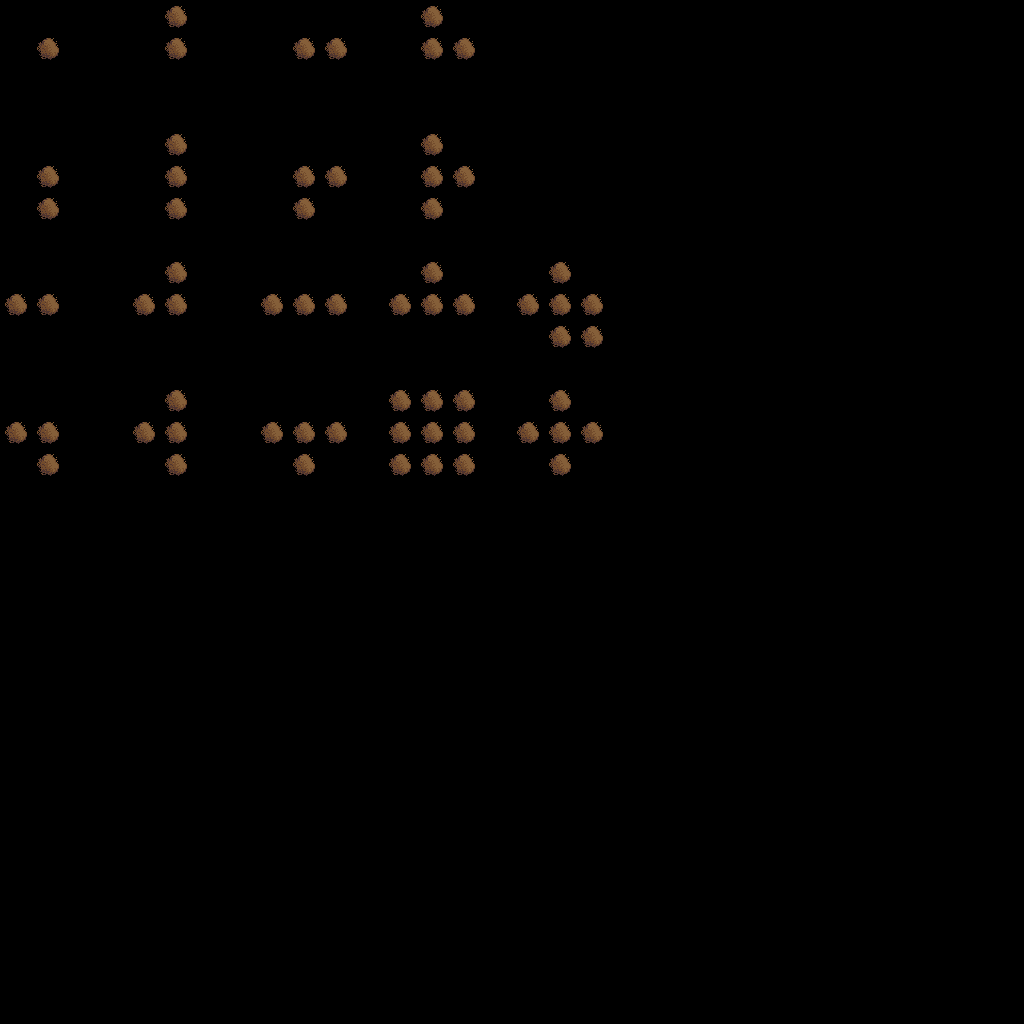

A level layout from a 2D game, rendered from its tile map. Below: a short description, then the map file with its tile-grid data intact:
An orthogonal 32x32 tile map with 32x32 px tiles, 1 tile layer (input_Tilling), 2 hidden layers not drawn.

<map version="1.10" tiledversion="1.12.1" orientation="orthogonal" renderorder="right-down" width="32" height="32" tilewidth="32" tileheight="32" infinite="0" nextlayerid="5" nextobjectid="1">
 <tileset firstgid="1" source="Tilled.tsx" />
 <layer id="1" name="input_Tilling" width="32" height="32">
  <data encoding="csv">
0,0,0,0,0,1,0,0,0,0,0,0,0,1,0,0,0,0,0,0,0,0,0,0,0,0,0,0,0,0,0,0,
0,1,0,0,0,1,0,0,0,1,1,0,0,1,1,0,0,0,0,0,0,0,0,0,0,0,0,0,0,0,0,0,
0,0,0,0,0,0,0,0,0,0,0,0,0,0,0,0,0,0,0,0,0,0,0,0,0,0,0,0,0,0,0,0,
0,0,0,0,0,0,0,0,0,0,0,0,0,0,0,0,0,0,0,0,0,0,0,0,0,0,0,0,0,0,0,0,
0,0,0,0,0,1,0,0,0,0,0,0,0,1,0,0,0,0,0,0,0,0,0,0,0,0,0,0,0,0,0,0,
0,1,0,0,0,1,0,0,0,1,1,0,0,1,1,0,0,0,0,0,0,0,0,0,0,0,0,0,0,0,0,0,
0,1,0,0,0,1,0,0,0,1,0,0,0,1,0,0,0,0,0,0,0,0,0,0,0,0,0,0,0,0,0,0,
0,0,0,0,0,0,0,0,0,0,0,0,0,0,0,0,0,0,0,0,0,0,0,0,0,0,0,0,0,0,0,0,
0,0,0,0,0,1,0,0,0,0,0,0,0,1,0,0,0,1,0,0,0,0,0,0,0,0,0,0,0,0,0,0,
1,1,0,0,1,1,0,0,1,1,1,0,1,1,1,0,1,1,1,0,0,0,0,0,0,0,0,0,0,0,0,0,
0,0,0,0,0,0,0,0,0,0,0,0,0,0,0,0,0,1,1,0,0,0,0,0,0,0,0,0,0,0,0,0,
0,0,0,0,0,0,0,0,0,0,0,0,0,0,0,0,0,0,0,0,0,0,0,0,0,0,0,0,0,0,0,0,
0,0,0,0,0,1,0,0,0,0,0,0,1,1,1,0,0,1,0,0,0,0,0,0,0,0,0,0,0,0,0,0,
1,1,0,0,1,1,0,0,1,1,1,0,1,1,1,0,1,1,1,0,0,0,0,0,0,0,0,0,0,0,0,0,
0,1,0,0,0,1,0,0,0,1,0,0,1,1,1,0,0,1,0,0,0,0,0,0,0,0,0,0,0,0,0,0,
0,0,0,0,0,0,0,0,0,0,0,0,0,0,0,0,0,0,0,0,0,0,0,0,0,0,0,0,0,0,0,0,
0,0,0,0,0,0,0,0,0,0,0,0,0,0,0,0,0,0,0,0,0,0,0,0,0,0,0,0,0,0,0,0,
0,0,0,0,0,0,0,0,0,0,0,0,0,0,0,0,0,0,0,0,0,0,0,0,0,0,0,0,0,0,0,0,
0,0,0,0,0,0,0,0,0,0,0,0,0,0,0,0,0,0,0,0,0,0,0,0,0,0,0,0,0,0,0,0,
0,0,0,0,0,0,0,0,0,0,0,0,0,0,0,0,0,0,0,0,0,0,0,0,0,0,0,0,0,0,0,0,
0,0,0,0,0,0,0,0,0,0,0,0,0,0,0,0,0,0,0,0,0,0,0,0,0,0,0,0,0,0,0,0,
0,0,0,0,0,0,0,0,0,0,0,0,0,0,0,0,0,0,0,0,0,0,0,0,0,0,0,0,0,0,0,0,
0,0,0,0,0,0,0,0,0,0,0,0,0,0,0,0,0,0,0,0,0,0,0,0,0,0,0,0,0,0,0,0,
0,0,0,0,0,0,0,0,0,0,0,0,0,0,0,0,0,0,0,0,0,0,0,0,0,0,0,0,0,0,0,0,
0,0,0,0,0,0,0,0,0,0,0,0,0,0,0,0,0,0,0,0,0,0,0,0,0,0,0,0,0,0,0,0,
0,0,0,0,0,0,0,0,0,0,0,0,0,0,0,0,0,0,0,0,0,0,0,0,0,0,0,0,0,0,0,0,
0,0,0,0,0,0,0,0,0,0,0,0,0,0,0,0,0,0,0,0,0,0,0,0,0,0,0,0,0,0,0,0,
0,0,0,0,0,0,0,0,0,0,0,0,0,0,0,0,0,0,0,0,0,0,0,0,0,0,0,0,0,0,0,0,
0,0,0,0,0,0,0,0,0,0,0,0,0,0,0,0,0,0,0,0,0,0,0,0,0,0,0,0,0,0,0,0,
0,0,0,0,0,0,0,0,0,0,0,0,0,0,0,0,0,0,0,0,0,0,0,0,0,0,0,0,0,0,0,0,
0,0,0,0,0,0,0,0,0,0,0,0,0,0,0,0,0,0,0,0,0,0,0,0,0,0,0,0,0,0,0,0,
0,0,0,0,0,0,0,0,0,0,0,0,0,0,0,0,0,0,0,0,0,0,0,0,0,0,0,0,0,0,0,0
</data>
 </layer>
 <layer id="3" name="output_Tilling" width="32" height="32" visible="0">
  <data encoding="csv">
0,0,0,0,0,0,0,0,0,0,0,0,0,0,0,0,0,0,0,0,0,0,0,0,0,0,0,0,0,0,0,0,
0,1,0,0,0,31,0,0,0,2,0,0,0,35,0,0,0,0,0,0,0,0,0,0,0,0,0,0,0,0,0,0,
0,0,0,0,0,0,0,0,0,0,0,0,0,0,0,0,0,0,0,0,0,0,0,0,0,0,0,0,0,0,0,0,
0,0,0,0,0,0,0,0,0,0,0,0,0,0,0,0,0,0,0,0,0,0,0,0,0,0,0,0,0,0,0,0,
0,0,0,0,0,0,0,0,0,0,0,0,0,0,0,0,0,0,0,0,0,0,0,0,0,0,0,0,0,0,0,0,
0,11,0,0,0,21,0,0,0,15,0,0,0,25,0,0,0,0,0,0,0,0,0,0,0,0,0,0,0,0,0,0,
0,0,0,0,0,0,0,0,0,0,0,0,0,0,0,0,0,0,0,0,0,0,0,0,0,0,0,0,0,0,0,0,
0,0,0,0,0,0,0,0,0,0,0,0,0,0,0,0,0,0,0,0,0,0,0,0,0,0,0,0,0,0,0,0,
0,0,0,0,0,0,0,0,0,0,0,0,0,0,0,0,0,0,0,0,0,0,0,0,0,0,0,0,0,0,0,0,
0,4,0,0,0,37,0,0,0,3,0,0,0,36,0,0,0,18,0,0,0,0,0,0,0,0,0,0,0,0,0,0,
0,0,0,0,0,0,0,0,0,0,0,0,0,0,0,0,0,0,0,0,0,0,0,0,0,0,0,0,0,0,0,0,
0,0,0,0,0,0,0,0,0,0,0,0,0,0,0,0,0,0,0,0,0,0,0,0,0,0,0,0,0,0,0,0,
0,0,0,0,0,0,0,0,0,0,0,0,0,0,0,0,0,0,0,0,0,0,0,0,0,0,0,0,0,0,0,0,
0,17,0,0,0,27,0,0,0,16,0,0,0,26,0,0,0,32,0,0,0,0,0,0,0,0,0,0,0,0,0,0,
0,0,0,0,0,0,0,0,0,0,0,0,0,0,0,0,0,0,0,0,0,0,0,0,0,0,0,0,0,0,0,0,
0,0,0,0,0,0,0,0,0,0,0,0,0,0,0,0,0,0,0,0,0,0,0,0,0,0,0,0,0,0,0,0,
0,0,0,0,0,0,0,0,0,0,0,0,0,0,0,0,0,0,0,0,0,0,0,0,0,0,0,0,0,0,0,0,
0,0,0,0,0,0,0,0,0,0,0,0,0,0,0,0,0,0,0,0,0,0,0,0,0,0,0,0,0,0,0,0,
0,0,0,0,0,0,0,0,0,0,0,0,0,0,0,0,0,0,0,0,0,0,0,0,0,0,0,0,0,0,0,0,
0,0,0,0,0,0,0,0,0,0,0,0,0,0,0,0,0,0,0,0,0,0,0,0,0,0,0,0,0,0,0,0,
0,0,0,0,0,0,0,0,0,0,0,0,0,0,0,0,0,0,0,0,0,0,0,0,0,0,0,0,0,0,0,0,
0,0,0,0,0,0,0,0,0,0,0,0,0,0,0,0,0,0,0,0,0,0,0,0,0,0,0,0,0,0,0,0,
0,0,0,0,0,0,0,0,0,0,0,0,0,0,0,0,0,0,0,0,0,0,0,0,0,0,0,0,0,0,0,0,
0,0,0,0,0,0,0,0,0,0,0,0,0,0,0,0,0,0,0,0,0,0,0,0,0,0,0,0,0,0,0,0,
0,0,0,0,0,0,0,0,0,0,0,0,0,0,0,0,0,0,0,0,0,0,0,0,0,0,0,0,0,0,0,0,
0,0,0,0,0,0,0,0,0,0,0,0,0,0,0,0,0,0,0,0,0,0,0,0,0,0,0,0,0,0,0,0,
0,0,0,0,0,0,0,0,0,0,0,0,0,0,0,0,0,0,0,0,0,0,0,0,0,0,0,0,0,0,0,0,
0,0,0,0,0,0,0,0,0,0,0,0,0,0,0,0,0,0,0,0,0,0,0,0,0,0,0,0,0,0,0,0,
0,0,0,0,0,0,0,0,0,0,0,0,0,0,0,0,0,0,0,0,0,0,0,0,0,0,0,0,0,0,0,0,
0,0,0,0,0,0,0,0,0,0,0,0,0,0,0,0,0,0,0,0,0,0,0,0,0,0,0,0,0,0,0,0,
0,0,0,0,0,0,0,0,0,0,0,0,0,0,0,0,0,0,0,0,0,0,0,0,0,0,0,0,0,0,0,0,
0,0,0,0,0,0,0,0,0,0,0,0,0,0,0,0,0,0,0,0,0,0,0,0,0,0,0,0,0,0,0,0
</data>
 </layer>
 <layer id="4" name="inputnot_Tilling" width="32" height="32" visible="0">
  <data encoding="csv">
0,1,0,0,0,0,0,0,0,1,0,0,0,0,0,0,0,0,0,0,0,0,0,0,0,0,0,0,0,0,0,0,
1,0,1,0,1,0,1,0,1,0,0,0,1,0,0,0,0,0,0,0,0,0,0,0,0,0,0,0,0,0,0,0,
0,1,0,0,0,1,0,0,0,1,0,0,0,1,0,0,0,0,0,0,0,0,0,0,0,0,0,0,0,0,0,0,
0,0,0,0,0,0,0,0,0,0,0,0,0,0,0,0,0,0,0,0,0,0,0,0,0,0,0,0,0,0,0,0,
0,1,0,0,0,0,0,0,0,1,0,0,0,0,0,0,0,0,0,0,0,0,0,0,0,0,0,0,0,0,0,0,
1,0,1,0,1,0,1,0,1,0,0,0,1,0,0,0,0,0,0,0,0,0,0,0,0,0,0,0,0,0,0,0,
0,0,0,0,0,0,0,0,0,0,0,0,0,0,0,0,0,0,0,0,0,0,0,0,0,0,0,0,0,0,0,0,
0,0,0,0,0,0,0,0,0,0,0,0,0,0,0,0,0,0,0,0,0,0,0,0,0,0,0,0,0,0,0,0,
0,1,0,0,0,0,0,0,0,1,0,0,0,0,0,0,1,0,1,0,0,0,0,0,0,0,0,0,0,0,0,0,
0,0,1,0,0,0,1,0,0,0,0,0,0,0,0,0,0,0,0,0,0,0,0,0,0,0,0,0,0,0,0,0,
0,1,0,0,0,1,0,0,0,1,0,0,0,1,0,0,1,0,0,0,0,0,0,0,0,0,0,0,0,0,0,0,
0,0,0,0,0,0,0,0,0,0,0,0,0,0,0,0,0,0,0,0,0,0,0,0,0,0,0,0,0,0,0,0,
0,1,0,0,0,0,0,0,0,1,0,0,0,0,0,0,1,0,1,0,0,0,0,0,0,0,0,0,0,0,0,0,
0,0,1,0,0,0,1,0,0,0,0,0,0,0,0,0,0,0,0,0,0,0,0,0,0,0,0,0,0,0,0,0,
0,0,0,0,0,0,0,0,0,0,0,0,0,0,0,0,1,0,1,0,0,0,0,0,0,0,0,0,0,0,0,0,
0,0,0,0,0,0,0,0,0,0,0,0,0,0,0,0,0,0,0,0,0,0,0,0,0,0,0,0,0,0,0,0,
0,0,0,0,0,0,0,0,0,0,0,0,0,0,0,0,0,0,0,0,0,0,0,0,0,0,0,0,0,0,0,0,
0,0,0,0,0,0,0,0,0,0,0,0,0,0,0,0,0,0,0,0,0,0,0,0,0,0,0,0,0,0,0,0,
0,0,0,0,0,0,0,0,0,0,0,0,0,0,0,0,0,0,0,0,0,0,0,0,0,0,0,0,0,0,0,0,
0,0,0,0,0,0,0,0,0,0,0,0,0,0,0,0,0,0,0,0,0,0,0,0,0,0,0,0,0,0,0,0,
0,0,0,0,0,0,0,0,0,0,0,0,0,0,0,0,0,0,0,0,0,0,0,0,0,0,0,0,0,0,0,0,
0,0,0,0,0,0,0,0,0,0,0,0,0,0,0,0,0,0,0,0,0,0,0,0,0,0,0,0,0,0,0,0,
0,0,0,0,0,0,0,0,0,0,0,0,0,0,0,0,0,0,0,0,0,0,0,0,0,0,0,0,0,0,0,0,
0,0,0,0,0,0,0,0,0,0,0,0,0,0,0,0,0,0,0,0,0,0,0,0,0,0,0,0,0,0,0,0,
0,0,0,0,0,0,0,0,0,0,0,0,0,0,0,0,0,0,0,0,0,0,0,0,0,0,0,0,0,0,0,0,
0,0,0,0,0,0,0,0,0,0,0,0,0,0,0,0,0,0,0,0,0,0,0,0,0,0,0,0,0,0,0,0,
0,0,0,0,0,0,0,0,0,0,0,0,0,0,0,0,0,0,0,0,0,0,0,0,0,0,0,0,0,0,0,0,
0,0,0,0,0,0,0,0,0,0,0,0,0,0,0,0,0,0,0,0,0,0,0,0,0,0,0,0,0,0,0,0,
0,0,0,0,0,0,0,0,0,0,0,0,0,0,0,0,0,0,0,0,0,0,0,0,0,0,0,0,0,0,0,0,
0,0,0,0,0,0,0,0,0,0,0,0,0,0,0,0,0,0,0,0,0,0,0,0,0,0,0,0,0,0,0,0,
0,0,0,0,0,0,0,0,0,0,0,0,0,0,0,0,0,0,0,0,0,0,0,0,0,0,0,0,0,0,0,0,
0,0,0,0,0,0,0,0,0,0,0,0,0,0,0,0,0,0,0,0,0,0,0,0,0,0,0,0,0,0,0,0
</data>
 </layer>
</map>
